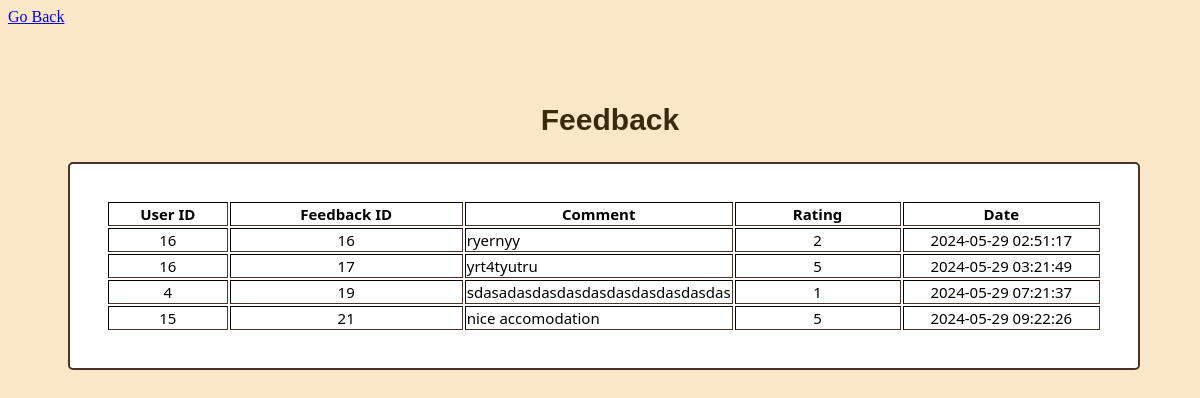
Before: /Blackless/A_feedback.php (signed in) with the older database file.
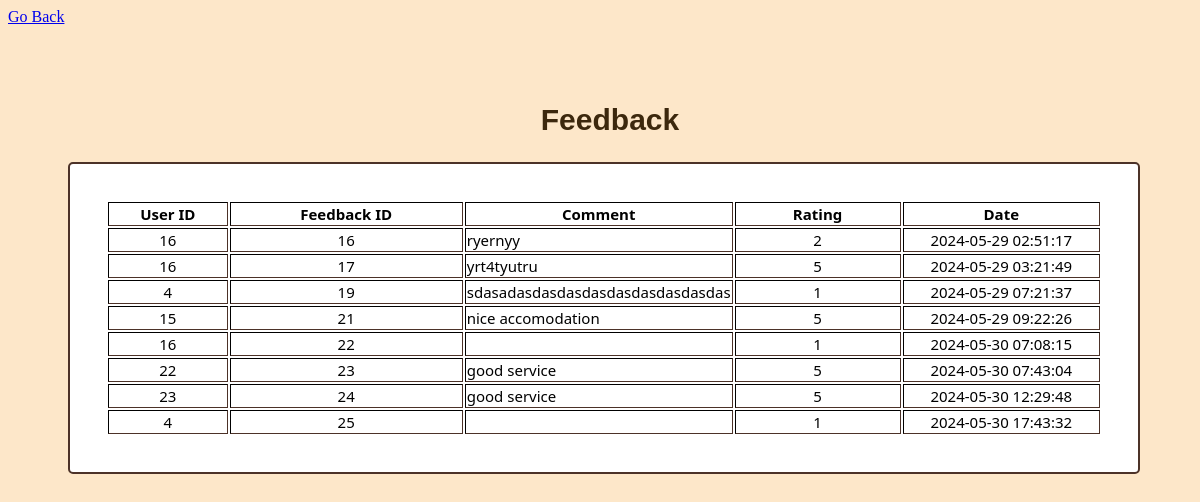
After: the same page with the newer database file.
### tables this page shows
CREATE TABLE `feedbacks` (
  `user_id` int(11) NOT NULL,
  `feedback_id` int(11) NOT NULL,
  `comment` text NOT NULL,
  `rating` int(11) NOT NULL,
  `feedback_date` timestamp NOT NULL DEFAULT current_timestamp() ON UPDATE current_timestamp()
);

### Blackless/A_feedback.php (the view, shortened to what this page needs)
<?php
$db_server = "localhost";
$db_user = "root";
$db_pass = "";
$db_name = "blackless(2)";
$conn = mysqli_connect($db_server, $db_user, $db_pass, $db_name);
?>
<html>
    <head>
        <link rel="stylesheet" href="A_feedback.css" >
    </head>
    <body>
    <a href="admin.php">Go Back</a>
    <br>
    <br>
    <h2>Feedback</h2>
    <table border="1"; class="feedback">
    <tr>
        <th>User ID</th>
        <th>Feedback ID</th>
        <th>Comment</th>
        <th>Rating</th>
        <th>Date</th>
    </tr>
    <?php
    $feedbacks = "SELECT * FROM `feedbacks`";
    $result = mysqli_query($conn, $feedbacks);
    while ($feedback = mysqli_fetch_assoc($result)) {
        ?>
        <tr>
            <td id="user_id"><?php echo $feedback['user_id']; ?></td>
            <td id="feedback_id"><?php echo $feedback['feedback_id']; ?></td>
            <td id="comment"><?php echo $feedback['comment']; ?></td>
            <td id="rating"><?php echo $feedback['rating']; ?></td>
            <td id="feedback_date"><?php echo $feedback['feedback_date']; ?></td>
        </tr>
    <?php } ?>
</table>
    </body>
</html>

### Blackless/A_feedback.css (style rules this page uses)
body { background-color: rgb(253, 231, 201); }
table { margin: 5%; padding: 3%; size: 20; background-color: white; font-size: 15px; position: relative; margin-top: 0; font-family: 'Segoe UI', Tahoma, Geneva, Verdana, sans-serif; border-radius: 5px; border: 2px solid #4c3228; background-origin: padding-box; text-align: center; margin-left: 5%; position: fixed; }
#comment { text-align: left; }
h2 { color: #3c280d; margin-left: 45%; margin-top: 5%; font-family: Verdana, Geneva, Tahoma, sans-serif; font-size: 30px; }
td { width: 10%; }
#user_id, #feedback_id, #rating, #feedback_date { width: 0; }

Changed rows visible on the page:
added feedbacks: user "16", feedback_id "22", rating "1", feedback_date "2024-05-30 07:08:15"
added feedbacks: user "22", feedback_id "23", comment "good service", rating "5", feedback_date "2024-05-30 07:43:04"
added feedbacks: user "23", feedback_id "24", comment "good service", rating "5", feedback_date "2024-05-30 12:29:48"
added feedbacks: user "4", feedback_id "25", rating "1", feedback_date "2024-05-30 17:43:32"
